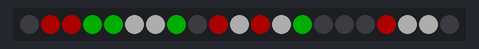
A sketch run on a simulated Arduino Uno, built with avr-gcc and run on an emulated ATmega328P. On the bench: 21 RGB LEDs in strip order, left to right. Dim RGB values are drawn brighter than linear; random numbers use the default seed unless the sketch sets one.

Above: at 0.05 s.
At 2.88 s:
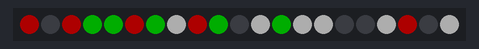
At 5.81 s:
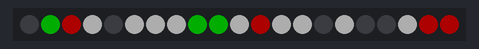
At 11.68 s:
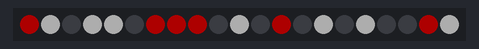
At 21.63 s:
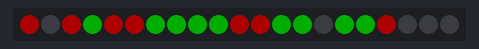
At 37.13 s:
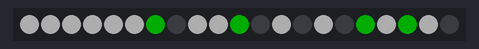

The sketch:

twinkle.ino
```cpp
// A basic everyday NeoPixel strip test program.

// NEOPIXEL BEST PRACTICES for most reliable operation:
// - Add 1000 uF CAPACITOR between NeoPixel strip's + and - connections.
// - MINIMIZE WIRING LENGTH between microcontroller board and first pixel.
// - NeoPixel strip's DATA-IN should pass through a 300-500 OHM RESISTOR.
// - AVOID connecting NeoPixels on a LIVE CIRCUIT. If you must, ALWAYS
//   connect GROUND (-) first, then +, then data.
// - When using a 3.3V microcontroller with a 5V-powered NeoPixel strip,
//   a LOGIC-LEVEL CONVERTER on the data line is STRONGLY RECOMMENDED.
// (Skipping these may work OK on your workbench but can fail in the field)

#include <Adafruit_NeoPixel.h>
#ifdef __AVR__
 #include <avr/power.h> // Required for 16 MHz Adafruit Trinket
#endif


// Which pin on the Arduino is connected to the NeoPixels?
// On a Trinket or Gemma we suggest changing this to 1:
#define LED_PIN    6

// How many NeoPixels are attached to the Arduino?
#define LED_COUNT 21

// Declare our NeoPixel strip object:
Adafruit_NeoPixel strip(LED_COUNT, LED_PIN, NEO_GRB + NEO_KHZ800);
// Argument 1 = Number of pixels in NeoPixel strip
// Argument 2 = Arduino pin number (most are valid)
// Argument 3 = Pixel type flags, add together as needed:
//   NEO_KHZ800  800 KHz bitstream (most NeoPixel products w/WS2812 LEDs)
//   NEO_KHZ400  400 KHz (classic 'v1' (not v2) FLORA pixels, WS2811 drivers)
//   NEO_GRB     Pixels are wired for GRB bitstream (most NeoPixel products)
//   NEO_RGB     Pixels are wired for RGB bitstream (v1 FLORA pixels, not v2)
//   NEO_RGBW    Pixels are wired for RGBW bitstream (NeoPixel RGBW products)

void setAll(byte red, byte green, byte blue) {
  for(int i = 0; i < LED_COUNT; i++ ) {
    strip.setPixelColor(i, red, green, blue);
  }
  strip.show();
}

// setup() function -- runs once at startup --------------------------------

void setup() {
  // These lines are specifically to support the Adafruit Trinket 5V 16 MHz.
  // Any other board, you can remove this part (but no harm leaving it):
#if defined(__AVR_ATtiny85__) && (F_CPU == 16000000)
  clock_prescale_set(clock_div_1);
#endif
  // END of Trinket-specific code.

  strip.begin();           // INITIALIZE NeoPixel strip object (REQUIRED)
  strip.show();            // Turn OFF all pixels ASAP
  strip.setBrightness(50); // Set BRIGHTNESS to about 1/5 (max = 255)
}


// loop() function -- runs repeatedly as long as board is on ---------------

void loop() {

  int i;
  int color;

/* Twinkle Christmas colors */

    for(i = 0; i < LED_COUNT; i++)
    {
        color = random(4);
          switch (color) {
            case 0:
              strip.setPixelColor(i, 255, 255, 255);
              break;
            case 1:
              strip.setPixelColor(i, 255, 0, 0);
              break;

            case 2:
              strip.setPixelColor(i, 0, 255, 0);
              break;

            case 3:
              strip.setPixelColor(i, 0, 0, 0);
      }
    }
    strip.show();
    delay(100);
    setAll(0, 0, 0);

  }
```
